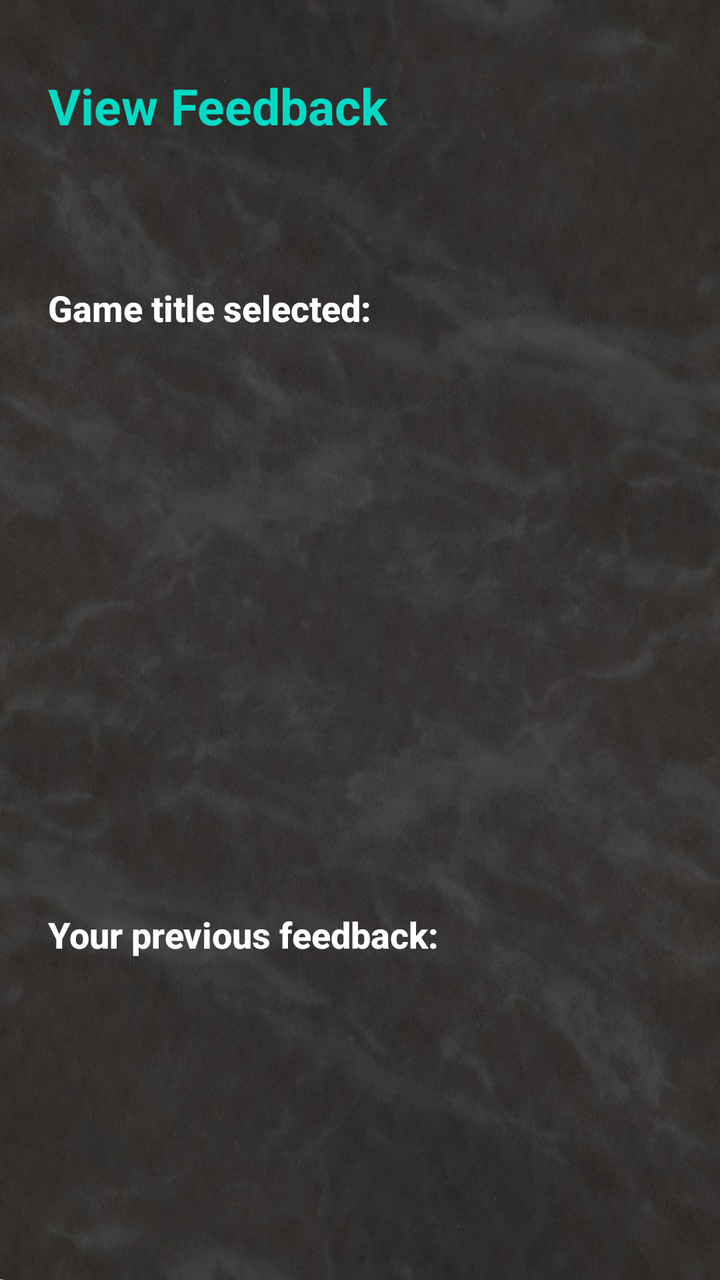
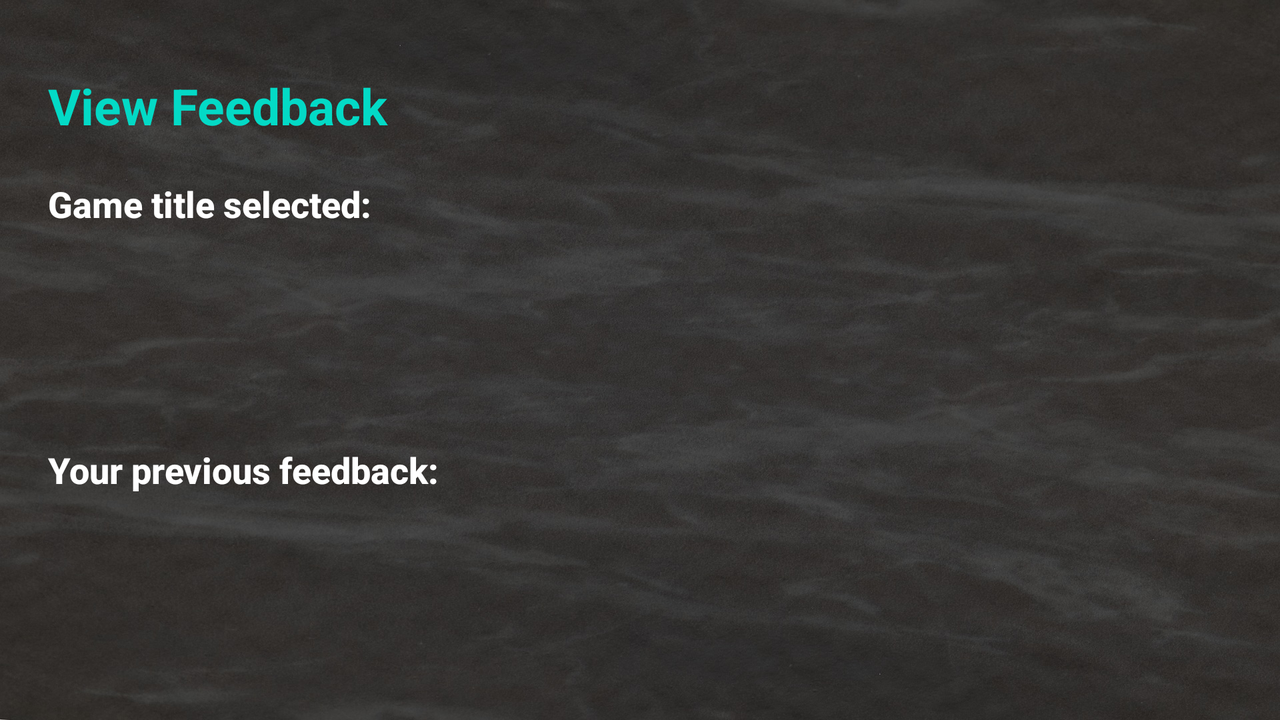

Compare how this app lays out the same screen by default and in its alternative resource folder. The renders come first, then the two layout files and the values they reference.
<!-- AndroidManifest.xml: application theme AppTheme -->
<!-- res/layout/activity_view_feedback.xml -->
<?xml version="1.0" encoding="utf-8"?>
<android.support.constraint.ConstraintLayout xmlns:android="http://schemas.android.com/apk/res/android"
    xmlns:app="http://schemas.android.com/apk/res-auto"
    xmlns:tools="http://schemas.android.com/tools"
    android:layout_width="match_parent"
    android:layout_height="match_parent"
    android:background="@drawable/backdrop"
    tools:context=".ViewFeedback"
    tools:paddingRight="24dp">

    <TextView
        android:id="@+id/view_heading"
        android:layout_width="wrap_content"
        android:layout_height="wrap_content"
        android:layout_marginStart="24dp"
        android:layout_marginTop="36dp"
        android:fontFamily="sans-serif"
        android:text="@string/view_feedback"
        android:textColor="@color/colorAccentLight"
        android:textSize="25sp"
        android:textStyle="bold"
        app:layout_constraintStart_toStartOf="parent"
        app:layout_constraintTop_toTopOf="parent" />

    <TextView
        android:id="@+id/selected_game"
        android:layout_width="wrap_content"
        android:layout_height="wrap_content"
        android:layout_marginStart="24dp"
        android:layout_marginTop="72dp"
        android:fontFamily="sans-serif-medium"
        android:text="@string/selected_game"
        android:textColor="@color/myWhite"
        android:textSize="18sp"
        android:textStyle="bold"
        app:layout_constraintStart_toStartOf="parent"
        app:layout_constraintTop_toBottomOf="@+id/view_heading" />

    <TextView
        android:id="@+id/game_title"
        android:layout_width="wrap_content"
        android:layout_height="wrap_content"
        android:layout_marginStart="24dp"
        android:layout_marginTop="12dp"
        android:text=""
        android:textColor="@color/myWhite"
        android:textStyle="bold"
        app:layout_constraintStart_toStartOf="parent"
        app:layout_constraintTop_toBottomOf="@+id/selected_game" />

    <TextView
        android:id="@+id/previous_feedback"
        android:layout_width="wrap_content"
        android:layout_height="26dp"
        android:layout_marginBottom="16dp"
        android:layout_marginEnd="144dp"
        android:layout_marginStart="24dp"
        android:fontFamily="sans-serif-medium"
        android:text="@string/previous_feedback"
        android:textColor="@color/myWhite"
        android:textSize="18sp"
        android:textStyle="bold"
        app:layout_constraintBottom_toTopOf="@+id/feedback_text"
        app:layout_constraintEnd_toEndOf="parent"
        app:layout_constraintHorizontal_bias="0.0"
        app:layout_constraintStart_toStartOf="parent"
        tools:layout_marginStart="24dp" />

    <TextView
        android:id="@+id/feedback_text"
        android:layout_width="match_parent"
        android:layout_height="wrap_content"
        android:layout_marginBottom="124dp"
        android:layout_marginEnd="24dp"
        android:layout_marginStart="24dp"
        android:text=""
        android:textColor="@color/myWhite"
        android:textStyle="bold"
        app:layout_constraintBottom_toBottomOf="parent"
        app:layout_constraintEnd_toEndOf="parent"
        app:layout_constraintHorizontal_bias="0.0"
        app:layout_constraintStart_toStartOf="parent"
        tools:paddingRight="24dp" />

</android.support.constraint.ConstraintLayout>
<!-- resources referenced by this layout -->
<resources>
  <color name="colorAccentLight">#03DAC6</color>
  <color name="myWhite">#ffffff</color>
  <!-- drawable backdrop: jpg bitmap (drawable, 422612 bytes) -->
  <string name="previous_feedback">Your previous feedback:</string>
  <string name="selected_game">Game title selected:</string>
  <string name="view_feedback">View Feedback</string>
  <style name="AppTheme" parent="Theme.AppCompat.Light.DarkActionBar">
          
          <item name="colorPrimary">@color/colorPrimary</item>
          <item name="colorPrimaryDark">@color/colorPrimaryDark</item>
          <item name="colorAccent">@color/colorAccent</item>
          <item name="android:statusBarColor">@color/colorLight</item>
      </style>
  <color name="colorPrimary">#3F51B5</color>
  <color name="colorPrimaryDark">#303F9F</color>
  <color name="colorAccent">#FF4081</color>
  <color name="colorLight">#303C74</color>
</resources>
<!-- res/layout-land/activity_view_feedback.xml (the author's variant of the layout above) -->
<!-- drawn on the phone turned sideways -->
<?xml version="1.0" encoding="utf-8"?>
<android.support.constraint.ConstraintLayout xmlns:android="http://schemas.android.com/apk/res/android"
    xmlns:app="http://schemas.android.com/apk/res-auto"
    xmlns:tools="http://schemas.android.com/tools"
    android:layout_width="match_parent"
    android:layout_height="match_parent"
    android:background="@drawable/backdrop"
    tools:context=".ViewFeedback"
    tools:paddingRight="24dp">

    <TextView
        android:id="@+id/view_heading"
        android:layout_width="wrap_content"
        android:layout_height="wrap_content"
        android:layout_marginStart="24dp"
        android:layout_marginTop="36dp"
        android:fontFamily="sans-serif"
        android:text="@string/view_feedback"
        android:textColor="@color/colorAccentLight"
        android:textSize="25sp"
        android:textStyle="bold"
        app:layout_constraintStart_toStartOf="parent"
        app:layout_constraintTop_toTopOf="parent" />

    <TextView
        android:id="@+id/selected_game"
        android:layout_width="wrap_content"
        android:layout_height="wrap_content"
        android:layout_marginStart="24dp"
        android:layout_marginTop="20dp"
        android:fontFamily="sans-serif-medium"
        android:text="@string/selected_game"
        android:textColor="@color/myWhite"
        android:textSize="18sp"
        android:textStyle="bold"
        app:layout_constraintStart_toStartOf="parent"
        app:layout_constraintTop_toBottomOf="@+id/view_heading" />

    <TextView
        android:id="@+id/game_title"
        android:layout_width="wrap_content"
        android:layout_height="wrap_content"
        android:layout_marginStart="24dp"
        android:layout_marginTop="12dp"
        android:text=""
        android:textColor="@color/myWhite"
        android:textStyle="bold"
        app:layout_constraintStart_toStartOf="parent"
        app:layout_constraintTop_toBottomOf="@+id/selected_game" />

    <TextView
        android:id="@+id/previous_feedback"
        android:layout_width="wrap_content"
        android:layout_height="26dp"
        android:layout_marginBottom="32dp"
        android:layout_marginEnd="144dp"
        android:layout_marginStart="24dp"
        android:layout_marginTop="128dp"
        android:fontFamily="sans-serif-medium"
        android:text="@string/previous_feedback"
        android:textColor="@color/myWhite"
        android:textSize="18sp"
        android:textStyle="bold"
        app:layout_constraintBottom_toTopOf="@+id/feedback_text"
        app:layout_constraintEnd_toEndOf="parent"
        app:layout_constraintHorizontal_bias="0.0"
        app:layout_constraintStart_toStartOf="parent"
        app:layout_constraintTop_toBottomOf="@+id/selected_game"
        tools:layout_marginStart="24dp" />

    <TextView
        android:id="@+id/feedback_text"
        android:layout_width="match_parent"
        android:layout_height="wrap_content"
        android:layout_marginBottom="64dp"
        android:layout_marginEnd="24dp"
        android:layout_marginStart="24dp"
        android:layout_marginTop="16dp"
        android:text=""
        android:textColor="@color/myWhite"
        android:textStyle="bold"
        app:layout_constraintBottom_toBottomOf="parent"
        app:layout_constraintEnd_toEndOf="parent"
        app:layout_constraintHorizontal_bias="0.0"
        app:layout_constraintStart_toStartOf="parent"
        app:layout_constraintTop_toBottomOf="@+id/previous_feedback"
        tools:paddingRight="24dp" />

</android.support.constraint.ConstraintLayout>
